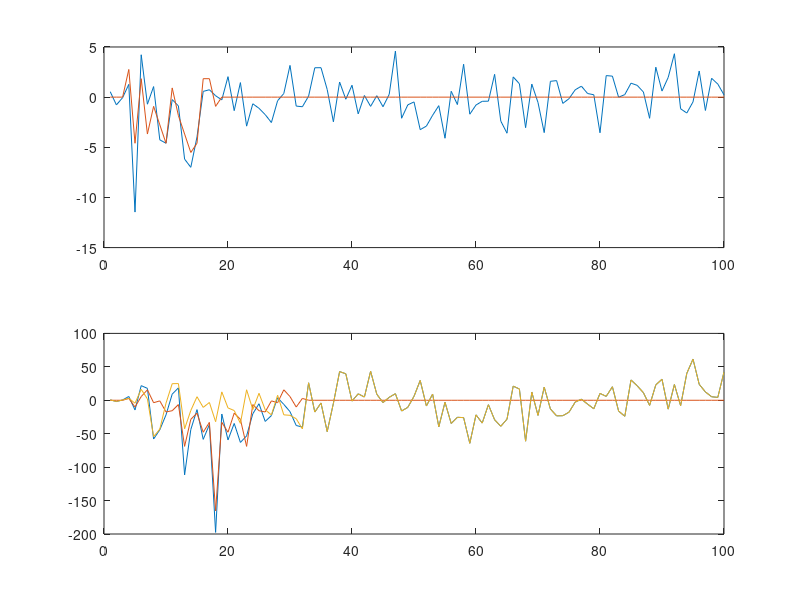

This chart was generated by the following MATLAB code:
% From Moodel
% Code for Task 3.4 - "Bayesian finding a needle in a haystack"
clc, clearvars

N=100;

sigma_n=2; % noise sigma

sigma_theta=1; % prior sigma

signal=[-3 5 -2 4 1 3 5 -1 2 4 6 5 -2 -2 1]; % length 15 data

noise=sigma_n*randn(N,1);

theta=sigma_theta*randn(1);

offset=round(85*rand(1));

y=noise;

signal_offset=0*noise;
signal_offset(offset:offset+14)=signal'*theta;


y=y+signal_offset; % embed the signal'*theta at some section of the signal

ax=[1:N];
subplot(211)
plot(ax,y,ax,signal_offset)
subplot(212)
match_n=filter(signal(end:-1:1),1,noise);
match_s=filter(signal(end:-1:1),1,signal_offset);
match=filter(signal(end:-1:1),1,y);
plot(ax,match,ax,match_s,ax,match_n)